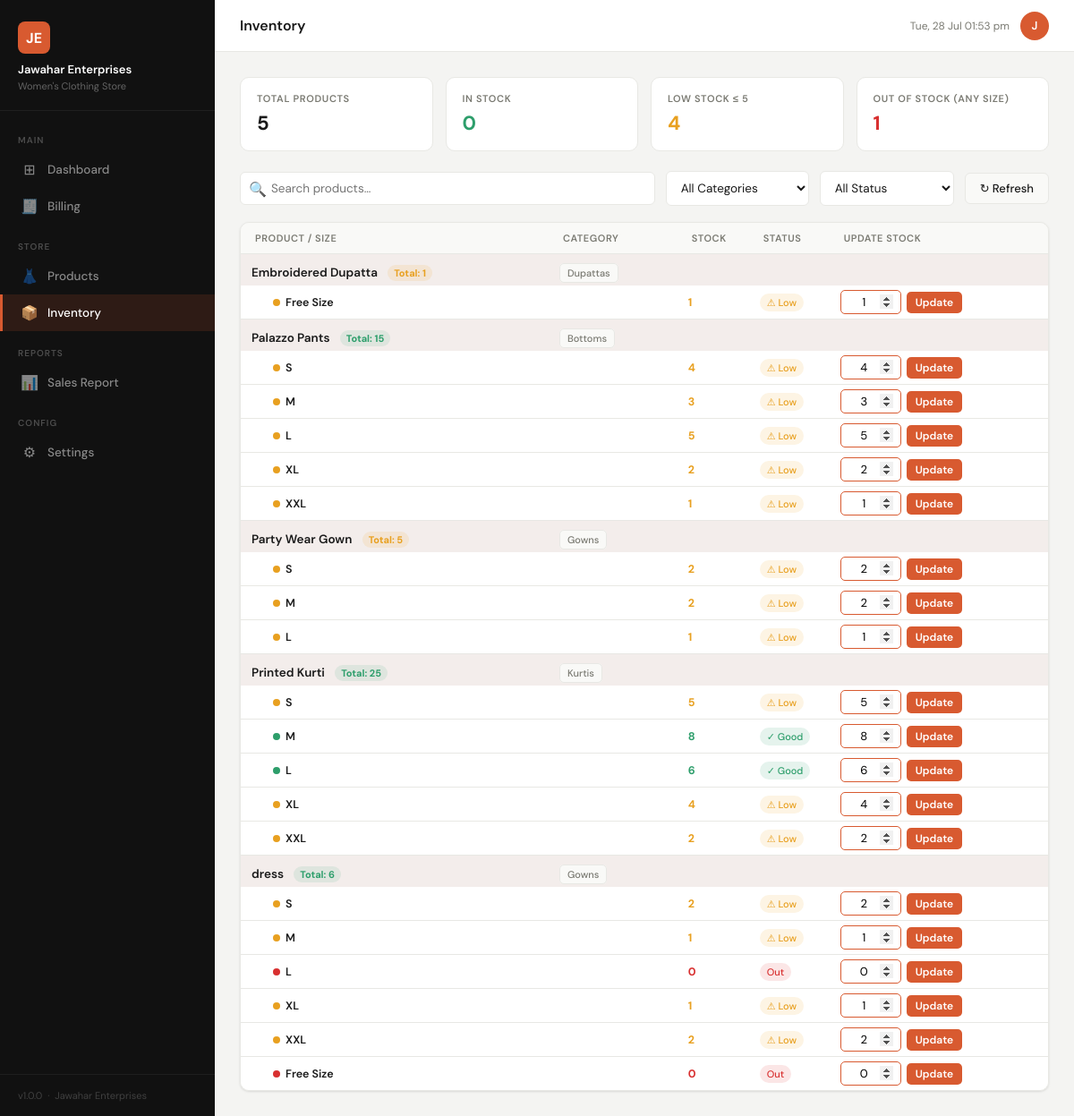
Page /inventory on the committed database.
### models.py (models this page shows, shortened)
class Product(db.Model):
    __tablename__ = 'products'
    id = db.Column(db.Integer, primary_key=True)
    name = db.Column(db.String(200), nullable=False)
    category = db.Column(db.String(100), nullable=False)
    price = db.Column(db.Float, nullable=False)
    image_filename = db.Column(db.String(300), default='')
    applicable_measurements = db.Column(db.Text, default='')
    created_at = db.Column(db.DateTime, default=datetime.utcnow)
    updated_at = db.Column(db.DateTime, default=datetime.utcnow, onupdate=datetime.utcnow)
    product_sizes = db.relationship('ProductSize', backref='product', lazy=True,
                                    cascade='all, delete-orphan')
    size_charts = db.relationship('ProductSizeChart', backref='product', lazy=True,
                                  cascade='all, delete-orphan')
    transaction_items = db.relationship('TransactionItem', backref='product', lazy=True)

class ProductSize(db.Model):
    __tablename__ = 'product_sizes'
    id = db.Column(db.Integer, primary_key=True)
    product_id = db.Column(db.Integer, db.ForeignKey('products.id'), nullable=False)
    size = db.Column(db.String(30), nullable=False)
    stock = db.Column(db.Integer, default=0, nullable=False)

### routes.py (the view)
@main.route('/inventory')
def inventory():
    settings = Settings.query.first()
    threshold = settings.low_stock_threshold if settings else 5
    products = Product.query.order_by(Product.name.asc()).all()
    return render_template('inventory.html', products=products, settings=settings, threshold=threshold)

### templates/inventory.html (shortened to what this page needs)
{% extends "base.html" %}
{% block page_title %}Inventory{% endblock %}
{% block content %}
<div class="inv-stats" id="inv-stats">
  <div class="inv-stat">
    <div class="is-label">Total Products</div>
    <div class="is-value" id="stat-total">{{ products|length }}</div>
  </div>
  <div class="inv-stat">
    <div class="is-label">In Stock</div>
    <div class="is-value" style="color:var(--success)" id="stat-instock">—</div>
  </div>
  <div class="inv-stat">
    <div class="is-label">Low Stock ≤ {{ threshold }}</div>
    <div class="is-value" style="color:var(--warning)" id="stat-low">—</div>
  </div>
  <div class="inv-stat">
    <div class="is-label">Out of Stock (any size)</div>
    <div class="is-value" style="color:var(--danger)" id="stat-out">—</div>
  </div>
</div>
<div class="inv-toolbar">
  <div class="sw">
    <span>🔍</span>
    <input type="text" id="inv-search" placeholder="Search products…" oninput="applyFilter()">
  </div>
  <select class="form-control" id="inv-cat" onchange="applyFilter()" style="width:160px;">
    <option value="">All Categories</option>
  </select>
  <select class="form-control" id="inv-status" onchange="applyFilter()" style="width:150px;">
    <option value="">All Status</option>
  </select>
  <button class="btn btn-secondary" onclick="window.location.reload()">↻ Refresh</button>
</div>
<div class="inv-table-wrap">
  <table id="inv-table">
    <thead>
      <tr>
        <th>Product / Size</th>
        <th>Category</th>
        <th style="width:80px;">Stock</th>
        <th style="width:90px;">Status</th>
        <th>Update Stock</th>
      </tr>
    </thead>
    <tbody id="inv-tbody">
      {% for p in products %}
      {% set total = p.product_sizes | sum(attribute='stock') %}
      {% set has_low = p.product_sizes | selectattr('stock', 'le', threshold) | selectattr('stock', 'gt', 0) | list | length > 0 %}
      {% set has_out = p.product_sizes | selectattr('stock', 'eq', 0) | list | length > 0 %}
      <tr class="product-name-row {% if has_out or has_low %}low-alert{% endif %}"
          data-product-id="{{ p.id }}"
          data-name="{{ p.name.lower() }}"
          data-cat="{{ p.category }}"
          data-total="{{ total }}"
          data-has-low="{{ 'true' if has_low else 'false' }}"
          data-has-out="{{ 'true' if has_out else 'false' }}">
        <td colspan="1">
          <span>{{ p.name }}</span>
          <span class="total-stock-badge {% if total == 0 %}ts-out{% elif total <= threshold %}ts-low{% else %}ts-good{% endif %}" style="margin-left:8px;">
            Total: {{ total }}
          </span>
        </td>
        <td><span class="badge-category">{{ p.category }}</span></td>
        <td colspan="3"></td>
      </tr>
      {% for ps in p.product_sizes %}
      {% set sz_cls = 'out' if ps.stock == 0 else ('low' if ps.stock <= threshold else 'good') %}
      <tr class="size-rows" data-product-id="{{ p.id }}" data-size="{{ ps.size }}">
        <td>
          <div class="size-label-col">
            <span class="size-dot dot-{{ sz_cls }}"></span>
            {{ ps.size }}
          </div>
        </td>
        <td></td>
        <td>
          <span style="font-weight:700;color:{% if ps.stock == 0 %}var(--danger){% elif ps.stock <= threshold %}var(--warning){% else %}var(--success){% endif %};">
            {{ ps.stock }}
          </span>
        </td>
        <td>
          {% if ps.stock == 0 %}
            <span class="badge badge-danger">Out</span>
          {% elif ps.stock <= threshold %}
            <span class="badge badge-warning">⚠ Low</span>
          {% else %}
            <span class="badge badge-success">✓ Good</span>
          {% endif %}
        </td>
        <td>
          <div class="stock-edit-wrap">
            <input type="number" class="stock-inline-input"
                   value="{{ ps.stock }}" min="0"
                   id="stock-{{ p.id }}-{{ ps.size|replace(' ', '_') }}">
            <button class="btn-update-stock"
                    onclick="updateStock({{ p.id }}, '{{ ps.size }}', this)">Update</button>
          </div>
        </td>
      </tr>
      {% endfor %}
      {% else %}
      <tr><td colspan="5" style="text-align:center;padding:40px;color:var(--text-muted);">
        No products found. <a href="{{ url_for('main.products') }}">Add products first →</a>
      </td></tr>
      {% endfor %}
    </tbody>
  </table>
</div>
{% endblock %}

### templates/base.html (shortened to what this page needs)
<!DOCTYPE html>
<html lang="en">
<head>
  <link rel="stylesheet" href="{{ url_for('static', filename='css/style.css') }}">
</head>
<body>
<div class="app-layout">
  <aside class="sidebar">
    <div class="sidebar-logo">
      <div class="logo-mark">JE</div>
      <div class="store-name">Jawahar Enterprises</div>
      <div class="store-tagline">Women's Clothing Store</div>
    </div>
    <nav class="sidebar-nav">
      <div class="nav-section-label">Main</div>
      <a href="{{ url_for('main.dashboard') }}" class="nav-link {% if request.endpoint == 'main.dashboard' %}active{% endif %}">
        <span class="nav-icon">⊞</span> Dashboard
      </a>
      <a href="{{ url_for('main.billing') }}" class="nav-link {% if request.endpoint == 'main.billing' %}active{% endif %}">
        <span class="nav-icon">🧾</span> Billing
      </a>
      <div class="nav-section-label" style="margin-top:8px;">Store</div>
      <a href="{{ url_for('main.products') }}" class="nav-link {% if request.endpoint == 'main.products' %}active{% endif %}">
        <span class="nav-icon">👗</span> Products
      </a>
      <a href="{{ url_for('main.inventory') }}" class="nav-link {% if request.endpoint == 'main.inventory' %}active{% endif %}">
        <span class="nav-icon">📦</span> Inventory
      </a>
      <div class="nav-section-label" style="margin-top:8px;">Reports</div>
      <a href="{{ url_for('main.sales_report') }}" class="nav-link {% if request.endpoint == 'main.sales_report' %}active{% endif %}">
        <span class="nav-icon">📊</span> Sales Report
      </a>
      <div class="nav-section-label" style="margin-top:8px;">Config</div>
      <a href="{{ url_for('main.settings') }}" class="nav-link {% if request.endpoint == 'main.settings' %}active{% endif %}">
        <span class="nav-icon">⚙</span> Settings
      </a>
    </nav>
    <div class="sidebar-footer">
      v1.0.0 &nbsp;·&nbsp; Jawahar Enterprises
    </div>
  </aside>
  <div class="main-content">
    <div class="top-bar">
      <div class="top-bar-title">{% block page_title %}Dashboard{% endblock %}</div>
      <div class="top-bar-right">
        <div class="top-bar-date" id="live-clock"></div>
        <div style="width:32px;height:32px;background:var(--accent);border-radius:50%;display:flex;align-items:center;justify-content:center;color:#fff;font-weight:600;font-size:13px;">J</div>
      </div>
    </div>
    <div class="page-body">
      {% block content %}{% endblock %}
    </div>
  </div>
</div>
</body>
</html>

### static/css/style.css (style rules this page uses)
a { transition: color 0.15s ease; }
button { user-select: none; }

### templates/inventory.html (style rules this page uses)
.inv-stats { display: grid; grid-template-columns: repeat(4, 1fr); gap: 14px; margin-bottom: 22px; }
.inv-stat { background: var(--surface); border: 1px solid var(--border); border-radius: var(--radius); padding: 16px 18px; }
.inv-stat .is-label { font-size: 11px; font-weight: 600; text-transform: uppercase; letter-spacing: 0.06em; color: var(--text-muted); margin-bottom: 6px; }
.inv-stat .is-value { font-size: 22px; font-weight: 700; }
.inv-toolbar { display: flex; gap: 12px; align-items: center; margin-bottom: 18px; flex-wrap: wrap; }
.inv-toolbar .sw { flex: 1; min-width: 180px; position: relative; }
.inv-toolbar .sw input { width: 100%; padding: 9px 12px 9px 34px; border: 1px solid var(--border); border-radius: var(--radius-sm); font-family: var(--font); font-size: 13.5px; outline: none; }
.inv-toolbar .sw span { position: absolute; left: 10px; top: 50%; transform: translateY(-50%); color: var(--text-muted); pointer-events: none; }
.inv-table-wrap { border-radius: var(--radius); overflow: hidden; border: 1px solid var(--border); box-shadow: var(--shadow); }
.badge-category { padding: 3px 8px; background: var(--surface-2); border: 1px solid var(--border); border-radius: 5px; font-size: 11px; color: var(--text-muted); font-weight: 500; }
.size-rows td { font-size: 12.5px; padding: 5px 12px; border-bottom: 1px solid var(--border); background: var(--surface); }
.size-rows:last-child td { border-bottom: none; }
.size-label-col { font-weight: 600; color: var(--text); padding-left: 24px !important; display: flex; align-items: center; gap: 6px; }
.size-dot { width: 8px; height: 8px; border-radius: 50%; display: inline-block; flex-shrink: 0; }
.dot-good { background: var(--success); }
.dot-low { background: var(--warning); }
.dot-out { background: var(--danger); }
.stock-edit-wrap { display: flex; align-items: center; gap: 6px; }
.stock-inline-input { width: 68px; padding: 4px 8px; border: 1.5px solid var(--accent); border-radius: 5px; font-size: 13px; font-family: var(--font); text-align: center; outline: none; }
.btn-update-stock { background: var(--accent); color: #fff; border: none; border-radius: 5px; padding: 4px 10px; font-size: 12px; font-weight: 600; cursor: pointer; font-family: var(--font); }
.product-name-row td { font-weight: 600; font-size: 13.5px; padding: 12px 12px 6px 12px; border-bottom: none; background: var(--surface-2); }
.product-name-row.low-alert td { background: rgba(216,48,48,0.03); }
.total-stock-badge { font-size: 11px; font-weight: 700; padding: 2px 7px; border-radius: 10px; }
.ts-good { background: rgba(45,158,107,0.1); color: var(--success); }
.ts-low { background: rgba(232,160,32,0.12); color: var(--warning); }

### rows in the picture
Product: name "Embroidered Dupatta", total "1", category "Dupattas"
ProductSize: size "Free Size", stock "1", shows "⚠ Low"
Product: name "Palazzo Pants", total "15", category "Bottoms"
ProductSize: size "S", stock "4", shows "⚠ Low"
ProductSize: size "M", stock "3", shows "⚠ Low"
ProductSize: size "L", stock "5", shows "⚠ Low"
ProductSize: size "XL", stock "2", shows "⚠ Low"
ProductSize: size "XXL", stock "1", shows "⚠ Low"
Product: name "Party Wear Gown", total "5", category "Gowns"
ProductSize: size "S", stock "2", shows "⚠ Low"
ProductSize: size "M", stock "2", shows "⚠ Low"
ProductSize: size "L", stock "1", shows "⚠ Low"
Product: name "Printed Kurti", total "25", category "Kurtis"
ProductSize: size "S", stock "5", shows "⚠ Low"
ProductSize: size "M", stock "8", shows "✓ Good"
ProductSize: size "L", stock "6", shows "✓ Good"
ProductSize: size "XL", stock "4", shows "⚠ Low"
ProductSize: size "XXL", stock "2", shows "⚠ Low"
Product: name "dress", total "6", category "Gowns"
ProductSize: size "S", stock "2", shows "⚠ Low"
ProductSize: size "M", stock "1", shows "⚠ Low"
ProductSize: size "L", stock "0", shows "Out"
ProductSize: size "XL", stock "1", shows "⚠ Low"
ProductSize: size "XXL", stock "2", shows "⚠ Low"
ProductSize: size "Free Size", stock "0", shows "Out"

### other values in the picture
{{ products|length }} "5"
{{ threshold }} "5"
